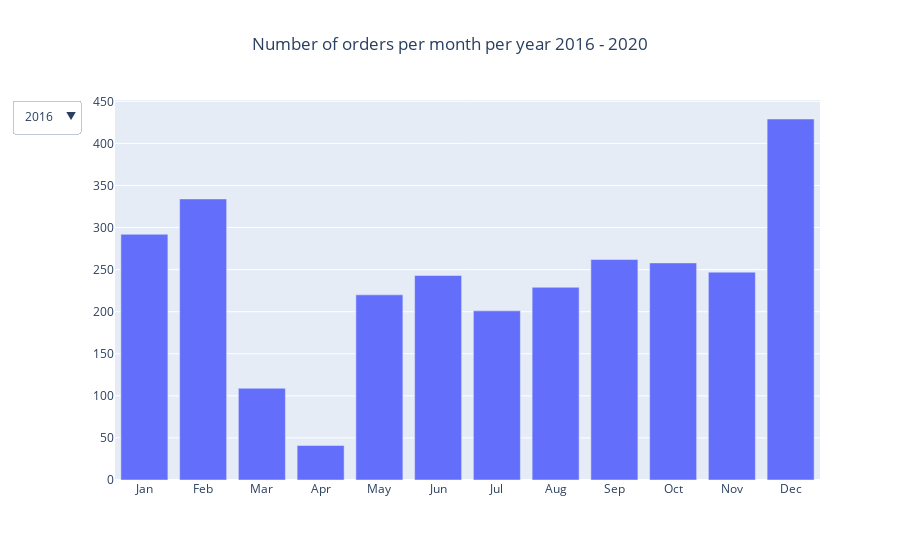

The code cell stored with this chart in its notebook:
### Code cell
# Let's create a bar plot displaying number of orders by month and year from 2016 to 2020
fivelastyears_dropdown_orders = go.Figure()

fivelastyears_dropdown_orders.add_trace(
    go.Bar(
        x = order_number_per_date_aggregated["Month"],
        y = order_number_per_date_aggregated['Order Number'].loc[order_number_per_date_aggregated['Year'] == 2016],
        visible = True))

fivelastyears_dropdown_orders.add_trace(
    go.Bar(
        x = order_number_per_date_aggregated["Month"],
        y = order_number_per_date_aggregated['Order Number'].loc[order_number_per_date_aggregated['Year'] == 2017],
        visible = False))

fivelastyears_dropdown_orders.add_trace(
    go.Bar(
        x = order_number_per_date_aggregated["Month"],
        y = order_number_per_date_aggregated['Order Number'].loc[order_number_per_date_aggregated['Year'] == 2018],
        visible = False))

fivelastyears_dropdown_orders.add_trace(
    go.Bar(
        x = order_number_per_date_aggregated["Month"],
        y = order_number_per_date_aggregated['Order Number'].loc[order_number_per_date_aggregated['Year'] == 2019],
        visible = False))

fivelastyears_dropdown_orders.add_trace(
    go.Bar(
        x = order_number_per_date_aggregated["Month"],
        y = order_number_per_date_aggregated['Order Number'].loc[order_number_per_date_aggregated['Year'] == 2020],
        visible = False))

fivelastyears_dropdown_orders.update_layout(
        title = go.layout.Title(text = "Number of orders per month per year 2016 - 2020", x = 0.5),
        showlegend = False)

fivelastyears_dropdown_orders.update_layout(
    updatemenus = [go.layout.Updatemenu(
        active = 0,
        buttons = [
                    go.layout.updatemenu.Button(
                        label = "2016",
                        method = "update",
                        args = [{"visible" : [True, False, False, False, False]}]),
                    go.layout.updatemenu.Button(
                            label = "2017",
                            method = "update",
                            args = [{"visible" : [False, True, False, False, False]}]),
                    go.layout.updatemenu.Button(
                            label = "2018",
                            method = "update",
                            args = [{"visible" : [False, False, True, False, False]}]),
                    go.layout.updatemenu.Button(
                            label = "2019",
                            method = "update",
                            args = [{"visible" : [False, False, False, True, False]}]),
                    go.layout.updatemenu.Button(
                            label = "2020",
                            method = "update",
                            args = [{"visible" : [False, False, False, False, True]}]),
                ]
    )]
)

fivelastyears_dropdown_orders.show()

### Figure 1 — Plotly figure (JSON) as saved in the notebook; plotly's stock layout.template omitted (floating-point values rounded to 4 significant figures)
{"data": [{"type": "bar", "visible": true, "x": ["Jan", "Feb", "Mar", "Apr", "May", "Jun", "Jul", "Aug", "Sep", "Oct", "Nov", "Dec", "Jan", "Feb", "Mar", "Apr", "May", "Jun", "Jul", "Aug", "Sep", "Oct", "Nov", "Dec", "Jan", "Feb", "Mar", "Apr", "May", "Jun", "Jul", "Aug", "Sep", "Oct", "Nov", "Dec", "Jan", "Feb", "Mar", "Apr", "May", "Jun", "Jul", "Aug", "Sep", "Oct", "Nov", "Dec", "Jan", "Feb", "Mar", "Apr", "May", "Jun", "Jul", "Aug", "Sep", "Oct", "Nov", "Dec", "Jan", "Feb"], "y": [292, 334, 109, 41, 220, 243, 201, 229, 262, 258, 247, 429]}, {"type": "bar", "visible": false, "x": ["Jan", "Feb", "Mar", "Apr", "May", "Jun", "Jul", "Aug", "Sep", "Oct", "Nov", "Dec", "Jan", "Feb", "Mar", "Apr", "May", "Jun", "Jul", "Aug", "Sep", "Oct", "Nov", "Dec", "Jan", "Feb", "Mar", "Apr", "May", "Jun", "Jul", "Aug", "Sep", "Oct", "Nov", "Dec", "Jan", "Feb", "Mar", "Apr", "May", "Jun", "Jul", "Aug", "Sep", "Oct", "Nov", "Dec", "Jan", "Feb", "Mar", "Apr", "May", "Jun", "Jul", "Aug", "Sep", "Oct", "Nov", "Dec", "Jan", "Feb"], "y": [292, 356, 130, 26, 256, 271, 240, 263, 286, 288, 323, 549]}, {"type": "bar", "visible": false, "x": ["Jan", "Feb", "Mar", "Apr", "May", "Jun", "Jul", "Aug", "Sep", "Oct", "Nov", "Dec", "Jan", "Feb", "Mar", "Apr", "May", "Jun", "Jul", "Aug", "Sep", "Oct", "Nov", "Dec", "Jan", "Feb", "Mar", "Apr", "May", "Jun", "Jul", "Aug", "Sep", "Oct", "Nov", "Dec", "Jan", "Feb", "Mar", "Apr", "May", "Jun", "Jul", "Aug", "Sep", "Oct", "Nov", "Dec", "Jan", "Feb", "Mar", "Apr", "May", "Jun", "Jul", "Aug", "Sep", "Oct", "Nov", "Dec", "Jan", "Feb"], "y": [439, 513, 193, 43, 464, 474, 446, 508, 561, 606, 629, 1089]}, {"type": "bar", "visible": false, "x": ["Jan", "Feb", "Mar", "Apr", "May", "Jun", "Jul", "Aug", "Sep", "Oct", "Nov", "Dec", "Jan", "Feb", "Mar", "Apr", "May", "Jun", "Jul", "Aug", "Sep", "Oct", "Nov", "Dec", "Jan", "Feb", "Mar", "Apr", "May", "Jun", "Jul", "Aug", "Sep", "Oct", "Nov", "Dec", "Jan", "Feb", "Mar", "Apr", "May", "Jun", "Jul", "Aug", "Sep", "Oct", "Nov", "Dec", "Jan", "Feb", "Mar", "Apr", "May", "Jun", "Jul", "Aug", "Sep", "Oct", "Nov", "Dec", "Jan", "Feb"], "y": [892, 967, 386, 75, 808, 772, 716, 793, 781, 842, 801, 1250]}, {"type": "bar", "visible": false, "x": ["Jan", "Feb", "Mar", "Apr", "May", "Jun", "Jul", "Aug", "Sep", "Oct", "Nov", "Dec", "Jan", "Feb", "Mar", "Apr", "May", "Jun", "Jul", "Aug", "Sep", "Oct", "Nov", "Dec", "Jan", "Feb", "Mar", "Apr", "May", "Jun", "Jul", "Aug", "Sep", "Oct", "Nov", "Dec", "Jan", "Feb", "Mar", "Apr", "May", "Jun", "Jul", "Aug", "Sep", "Oct", "Nov", "Dec", "Jan", "Feb", "Mar", "Apr", "May", "Jun", "Jul", "Aug", "Sep", "Oct", "Nov", "Dec", "Jan", "Feb"], "y": [1027, 1124, 332, 80, 455, 357, 253, 201, 180, 159, 149, 318]}], "layout": {"showlegend": false, "title": {"text": "Number of orders per month per year 2016 - 2020", "x": 0.5}, "updatemenus": [{"active": 0, "buttons": [{"args": [{"visible": [true, false, false, false, false]}], "label": "2016", "method": "update"}, {"args": [{"visible": [false, true, false, false, false]}], "label": "2017", "method": "update"}, {"args": [{"visible": [false, false, true, false, false]}], "label": "2018", "method": "update"}, {"args": [{"visible": [false, false, false, true, false]}], "label": "2019", "method": "update"}, {"args": [{"visible": [false, false, false, false, true]}], "label": "2020", "method": "update"}]}]}}
